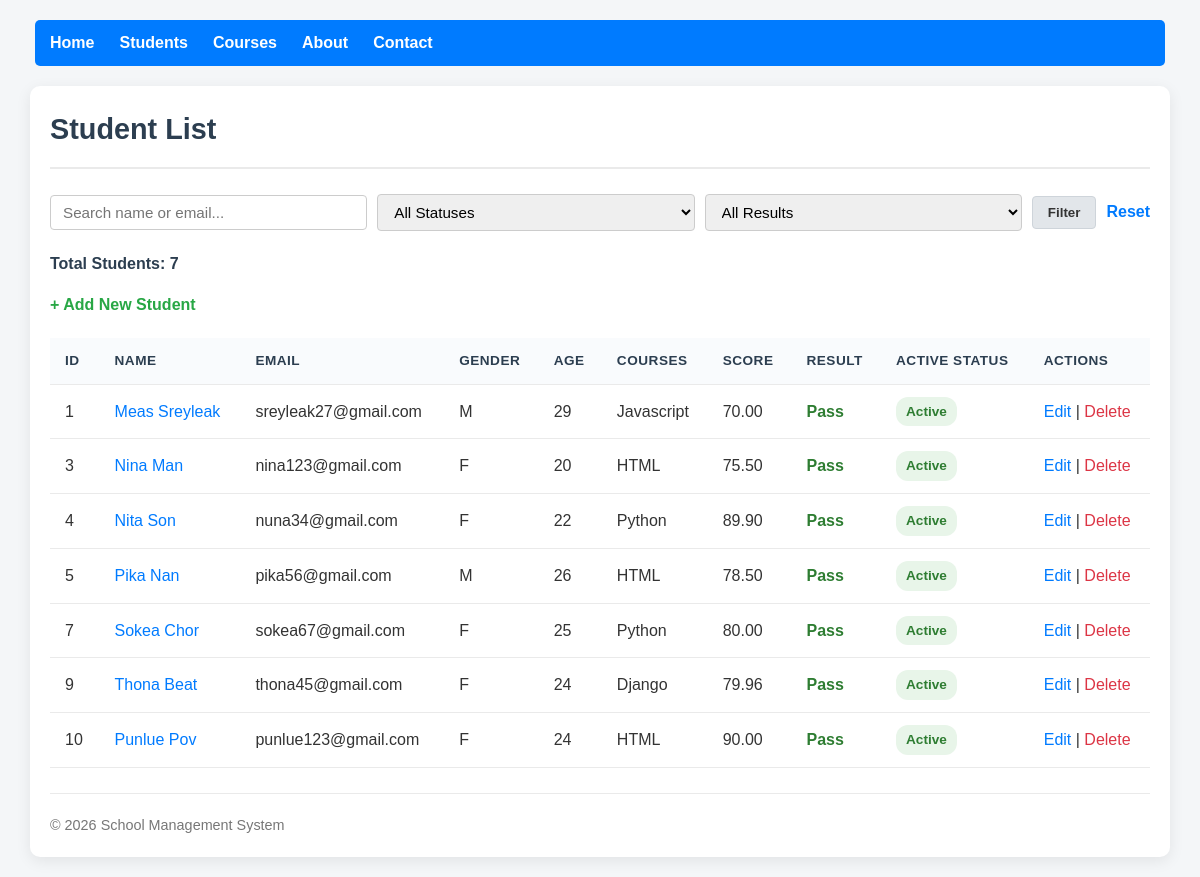
The app's page /students/active/ with its own data.
### students/models.py (models this page shows, shortened)
class Student(models.Model):
    GENDER_CHOICES = [
        ('M', 'Male'),
        ('F', 'Female'),
        ('O', 'Other'),
    ]
    name = models.CharField(max_length=100)
    email = models.EmailField(unique=True)
    age = models.PositiveIntegerField()
    gender = models.CharField(max_length=1, choices=GENDER_CHOICES)
    date_of_birth = models.DateField()
    score = models.DecimalField(max_digits=5, decimal_places=2)
    is_active = models.BooleanField(default=True)
    courses = models.ManyToManyField(Course, related_name='students', blank=True)
    created_at = models.DateTimeField(auto_now_add=True)
    updated_at = models.DateTimeField(auto_now=True)

class Course(models.Model):
    name = models.CharField(max_length=100)
    description = models.TextField(blank=True, null=True)

### students/views.py (the view)
# urls.py: path('students/active/', views.active_student_list_view, name='active_student_list'),
def active_student_list_view(request):
    students = Student.objects.filter(is_active=True).order_by('id')
    context = {
        'students': students,
        'total_students': students.count(),
        'today': date.today(),
    }
    return render(request, 'students/student_list.html', context)

### students/templates/students/student_list.html (shortened to what this page needs)
{% load static %}
<!DOCTYPE html>
<html lang="en">
<head>
</head>
<body>
    <nav>
        <a href="{% url 'home' %}">Home</a>
        <a href="{% url 'student_list' %}">Students</a>
        <a href="{% url 'course_list' %}">Courses</a>
        <a href="{% url 'about' %}">About</a>
        <a href="{% url 'contact' %}">Contact</a>
    </nav>
    <div class="container">
        <h1>Student List</h1>
        <form method="get" class="filter-form">
            <input type="text" name="q" placeholder="Search name or email..." value="{{ request.GET.q }}">
            <select name="status">
                <option value="">All Statuses</option>
            </select>
            <select name="result">
                <option value="">All Results</option>
            </select>
            <button type="submit" class="btn-filter">Filter</button>
            <a href="{% url 'student_list' %}" class="btn-reset">Reset</a>
        </form>
        <p style="font-weight: bold; color: #2c3e50;">Total Students: {{ total_students }}</p>
        <a href="{% url 'student_create' %}" class="add-student-link">+ Add New Student</a>
        <div class="table-responsive">
            <table>
                <thead>
                    <tr>
                        <th>ID</th>
                        <th>Name</th>
                        <th>Email</th>
                        <th>Gender</th>
                        <th>Age</th>
                        <th>Courses</th>
                        <th>Score</th>
                        <th>Result</th>
                        <th>Active Status</th>
                        <th>Actions</th>
                    </tr>
                </thead>
                <tbody>
                    {% for student in students %}
                    <tr>
                        <td>{{ student.id }}</td>
                        <td><a href="{% url 'student_detail' student.id %}">{{ student.name }}</a></td>
                        <td>{{ student.email }}</td>
                        <td>{{ student.gender }}</td>
                        <td>{{ student.age }}</td>
                        <td>
                            {% for course in student.courses.all %}
                                {{ course.name }}{% if not forloop.last %}, {% endif %}
                            {% empty %}
                                -
                            {% endfor %}
                        </td>
                        <td>{{ student.score }}</td>
                        <td>
                            {% if student.score >= 50 %}
                                <span class="pass">Pass</span>
                            {% else %}
                                <span class="fail">Fail</span>
                            {% endif %}
                        </td>
                        <td>
                            {% if student.is_active %}
                                <span class="badge badge-active">Active</span>
                            {% else %}
                                <span class="badge badge-inactive">Inactive</span>
                            {% endif %}
                        </td>
                        <td>
                            <a href="{% url 'student_update' student.id %}">Edit</a> |
                            <a href="{% url 'student_delete' student.id %}" style="color: #dc3545;">Delete</a>
                        </td>
                    </tr>
                    {% empty %}
                    <tr>
                        <td colspan="10" style="text-align: center; color: #777;">No students found.</td>
                    </tr>
                    {% endfor %}
                </tbody>
            </table>
        </div>
        <hr>
        <footer>
            &copy; {{ today.year }} School Management System
        </footer>
    </div>
</body>
</html>

### students/templates/students/student_list.html (style rules this page uses)
body { font-family: 'Arial', sans-serif; margin: 0; padding: 20px; background-color: #f4f6f8; color: #333; line-height: 1.6; }
nav { background-color: #007bff; padding: 10px 15px; border-radius: 5px; margin-bottom: 20px; max-width: 1100px; margin-left: auto; margin-right: auto; display: flex; flex-wrap: wrap; gap: 10px; }
nav a { color: white; text-decoration: none; margin-right: 15px; font-weight: bold; }
.container { max-width: 1100px; margin: 0 auto; background: #ffffff; padding: 20px; border-radius: 10px; box-shadow: 0 4px 15px rgba(0, 0, 0, 0.08); }
h1 { margin-top: 0; margin-bottom: 25px; color: #2c3e50; font-size: 1.8em; border-bottom: 2px solid #eaeaea; padding-bottom: 15px; }
.filter-form { display: flex; gap: 10px; align-items: center; margin-bottom: 20px; flex-wrap: wrap; }
.filter-form input, .filter-form select { padding: 8px 12px; border: 1px solid #ccc; border-radius: 4px; font-size: 0.95em; flex: 1; min-width: 140px; }
.btn-filter { background-color: #e2e6ea; color: #333; border: 1px solid #ced4da; padding: 8px 15px; border-radius: 4px; cursor: pointer; font-weight: 600; }
.btn-reset { color: #007bff; text-decoration: none; font-weight: 600; }
.add-student-link { display: inline-block; margin-bottom: 20px; font-weight: bold; color: #28a745; text-decoration: none; }
.table-responsive { width: 100%; overflow-x: auto; -webkit-overflow-scrolling: touch; margin-bottom: 25px; }
table { width: 100%; border-collapse: collapse; white-space: nowrap; }
th, td { padding: 12px 15px; text-align: left; border-bottom: 1px solid #eaeaea; }
th { background-color: #f9fbfd; color: #2c3e50; font-weight: bold; text-transform: uppercase; font-size: 0.85em; letter-spacing: 0.5px; }
td a { color: #007bff; text-decoration: none; }
.badge { display: inline-block; padding: 4px 10px; border-radius: 12px; font-size: 0.85em; font-weight: bold; }
.badge-active { background-color: #e8f5e9; color: #2e7d32; }
.pass { color: #2e7d32; font-weight: bold; }
hr { border: none; border-top: 1px solid #eaeaea; margin: 20px 0; }
footer { font-size: 0.9em; color: #777; }

### records on screen
Student: id "1", name "Meas Sreyleak", email "sreyleak27@gmail.com", gender "M", age "29", score "70.00", shows "Pass", is_active "Active"
Course: name "Javascript"
Student: id "3", name "Nina Man", email "nina123@gmail.com", gender "F", age "20", score "75.50", shows "Pass", is_active "Active"
Course: name "HTML"
Student: id "4", name "Nita Son", email "nuna34@gmail.com", gender "F", age "22", score "89.90", shows "Pass", is_active "Active"
Course: name "Python"
Student: id "5", name "Pika Nan", email "pika56@gmail.com", gender "M", age "26", score "78.50", shows "Pass", is_active "Active"
Student: id "7", name "Sokea Chor", email "sokea67@gmail.com", gender "F", age "25", score "80.00", shows "Pass", is_active "Active"
Student: id "9", name "Thona Beat", email "thona45@gmail.com", gender "F", age "24", score "79.96", shows "Pass", is_active "Active"
Course: name "Django"
Student: id "10", name "Punlue Pov", email "punlue123@gmail.com", gender "F", age "24", score "90.00", shows "Pass", is_active "Active"

### other values on screen
{{ total_students }} "7"
